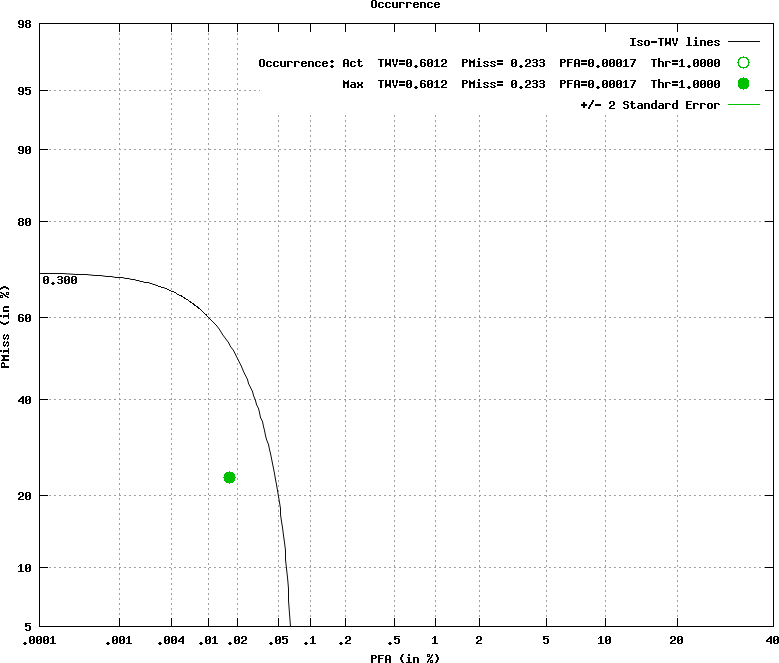

Recreate this plot in gnuplot.
set terminal postscript color
set noxzeroaxis
set noyzeroaxis
### Using xScale = nd
### Using yScale = nd
set style fill  transparent solid 0.10 noborder
### keyLoc=top keySpacing=0.7 keyFontFace=medium keyFontSize=
set key top samplen 1 spacing 0.7  font "medium,"
set size ratio 0.821894871074622
set title 'Occurrence'
set grid
set pointsize 3
set ylabel 'PMiss (in %)'
set xlabel 'PFA (in %)'
set label 2 "0.300" at graph 0.005, graph 0.575729465340501 left nopoint textcolor rgb "#b0b0b0b"
set noxtics
set xtics ('.0001' -4.7534, '.001' -4.2649, '.004' -3.9444, '.01' -3.7190, '.02' -3.5401, '.05' -3.2905, '.1' -3.0902, '.2' -2.8782, '.5' -2.5758, '1' -2.3263, '2' -2.0537, '5' -1.6449, '10' -1.2816, '20' -0.8416, '40' -0.2533)
set noytics
set ytics ('5' -1.6449, '10' -1.2816, '20' -0.8416, '40' -0.2533, '60' 0.2533, '80' 0.8416, '90' 1.2816, '95' 1.6449, '98' 2.0537)
plot [-4.75343910607888:-0.253347103317183] [-1.64485362793551:2.05374890849825] \
  'overall_EMORY/nist/nist.dets/sum.Occurrence.isometriclines' title 'Iso-TWV lines' with lines lt rgb "#b0b0b0b" lw 1,\
    'overall_EMORY/nist/nist.dets/sum.Occurrence.dat.1' using 3:2 notitle with  lines  lc 2,\
   'overall_EMORY/nist/nist.dets/sum.Occurrence.dat.2' using 11:10 title 'Occurrence: Act  TWV=0.6012  PMiss= 0.233  PFA=0.00017  Thr=1.0000' with points lc 2 pt 6 ps 2 ,\
    'overall_EMORY/nist/nist.dets/sum.Occurrence.dat.2' using 6:5 title 'Max  TWV=0.6012  PMiss= 0.233  PFA=0.00017  Thr=1.0000' with points lc 2 pt 7 ps 2,\
  'overall_EMORY/nist/nist.dets/sum.Occurrence.dat.1' using 8:7 title '+/- 2 Standard Error' with  lines  lc 2,\
  'overall_EMORY/nist/nist.dets/sum.Occurrence.dat.1' using 10:9 notitle with  lines  lc 2
